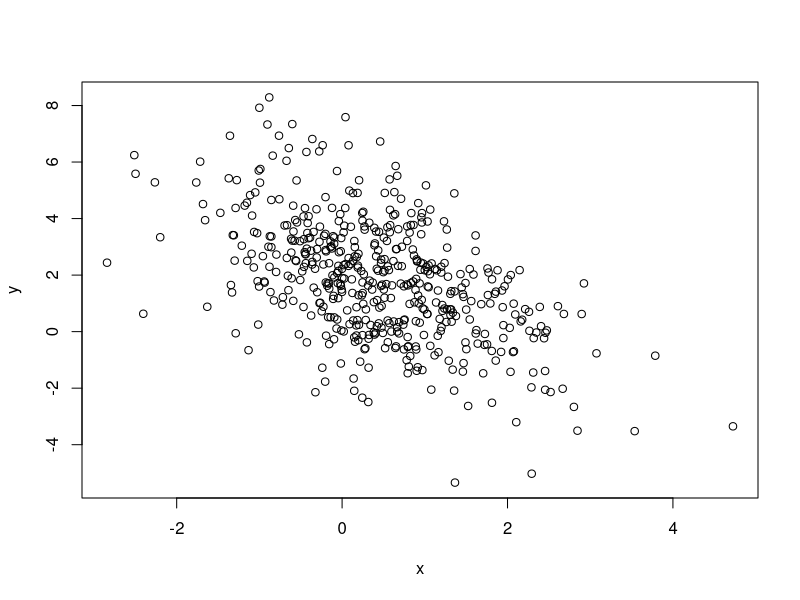

R code for this plot:
## ---- chunk 1
## Bivariate Normal sample generator

BVN<-function(size,mu1=0,mu2=0,sd1=1,sd2=1,rho=0){
  stopifnot(exprs = {
    sd1>0
    sd2>0
    -1<=rho 
    rho<=1} ,local = TRUE)
  
  z<-rnorm(n=2*size)
  sample.mat<-matrix(z,ncol=2)
  std.y<-apply(sample.mat,1,simplify = TRUE ,FUN = function(z){
    y<-(rho*z[1])+(sqrt(1-rho)*z[2])
    return(y)
    })

  x<-mu1+(sample.mat[,1]*sd1)
  y<-mu2+(std.y*sd2)

cbind(x,y)}

sam<-BVN(size=500,rho=-0.73,mu1=0.5,mu2=1.8,sd2=sqrt(2))

plot(sam)

